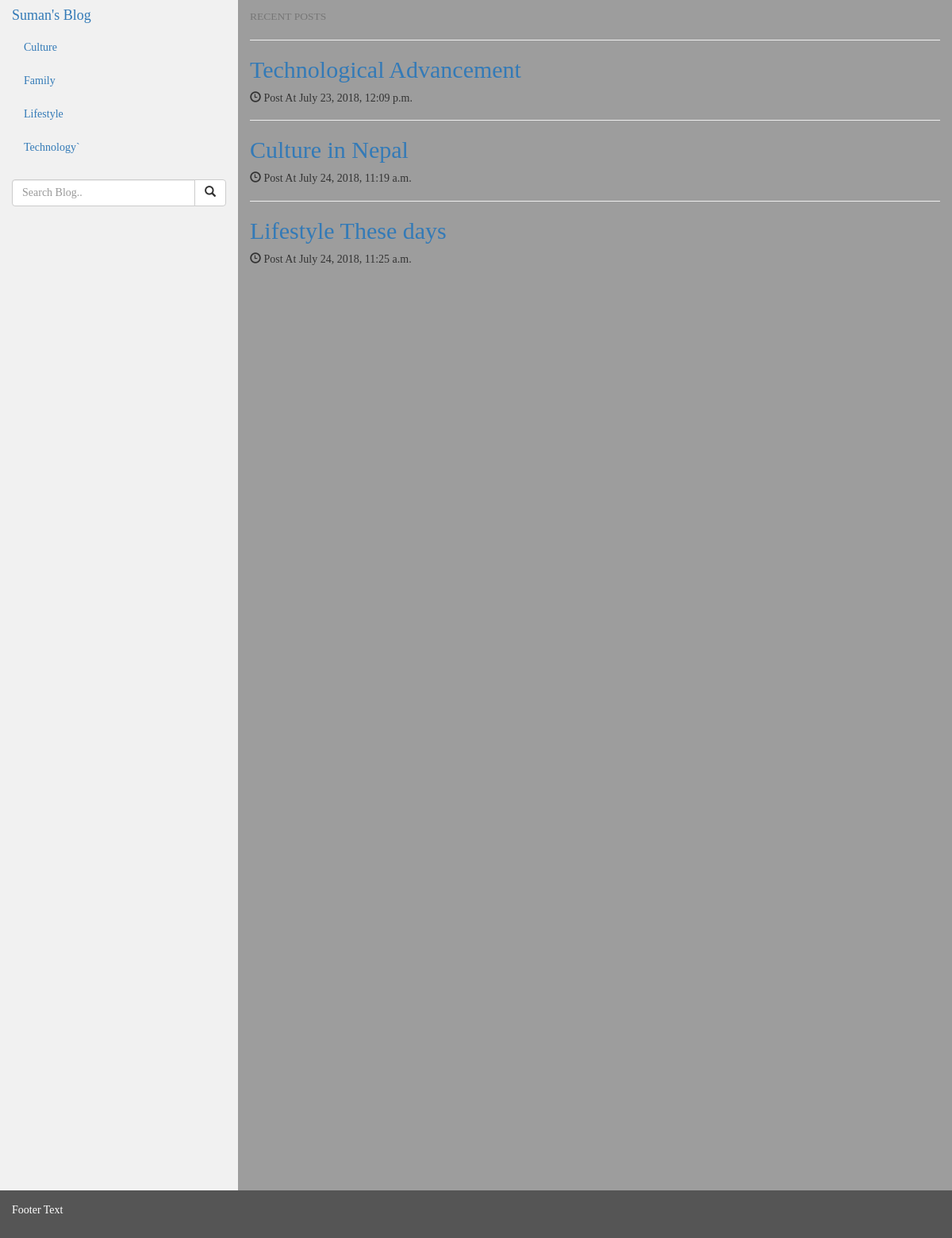
The page / on the database its author committed.
### blog/models.py (models this page shows, shortened)
class Category(models.Model):
    title = models.CharField(max_length=20)
    slug = models.CharField(max_length=50, unique=True, null=False)
    class Meta:
        verbose_name_plural = "categories"

class Blog(models.Model):
    title = models.CharField(max_length=255)
    slug = models.CharField(max_length=50, unique=True, null=False)
    content = RichTextField()
    pub_date = models.DateTimeField()
    category = models.ForeignKey(Category, on_delete=models.CASCADE)

### blog/views.py (the view)
# urls.py: path('', views.homepage, name='homepage'),
def homepage(request):
    context = {
        'categories': Category.objects.order_by('title'),
        'blogs': Blog.objects.order_by('pub_date')[:5]
    }
    return render(request, 'index.html', context)

### blog/templates/index.html
{% extends 'base.html' %}
{% block content %}
    <h4>
        <small>RECENT POSTS</small>
    </h4>
    {% for blog in blogs %}
        <hr>
        <a href="{% url 'blogs:blog' blog.slug %}"><h2>{{ blog.title }}</h2></a>
        <h5><span class="glyphicon glyphicon-time"></span> Post At {{ blog.pub_date }}</h5>
    {% endfor %}
{% endblock %}

### blog/templates/base.html (shortened to what this page needs)
{% load static %}
<!DOCTYPE html>
<html lang="en">
<head>
    <link rel="stylesheet" href="{% static 'css/bootstrap.min.css' %}">
    <link rel="stylesheet" href="{% static 'css/custom.css' %}">
</head>
<body>
<div class="container-fluid">
    <div class="row content">
        <div class="col-sm-3 sidenav">
            <h4><a href="/"> Suman's Blog </a></h4>
            <ul class="nav nav-pills nav-stacked">
                {% for cat in categories %}
                    <li class=""><a href="{% url 'blogs:category' cat.slug %}">{{ cat.title }}</a></li>
                {% endfor %}
            </ul>
            <br>
            <form action="{% url 'blogs:search' %}" method="GET">
                <div class="input-group">
                    <input name="q" type="text" class="form-control" placeholder="Search Blog..">
                    <span class="input-group-btn">
          <button class="btn btn-default" type="submit">
            <span class="glyphicon glyphicon-search"></span>
          </button>
        </span>
                </div>
            </form>
        </div>
        <div class="col-sm-9">
            {% block content %}  {% endblock %}
        </div>
    </div>
</div>
<footer class="container-fluid">
    <p>Footer Text</p>
</footer>
</body>
</html>

### blog/static/css/custom.css (style rules this page uses)
body { background: #9d9d9d; font-family: "Segoe UI Semibold"; }

### blog/templates/base.html (style rules this page uses)
.row.content { height: 1500px }
.sidenav { background-color: #f1f1f1; height: 100%; }
footer { background-color: #555; color: white; padding: 15px; }

### rows shown on the page
Category: title "Culture"
Category: title "Family"
Category: title "Lifestyle"
Category: title "Technology`"
Blog: title "Technological Advancement", pub_date "July 23, 2018, 12:09 p.m."
Blog: title "Culture in Nepal", pub_date "July 24, 2018, 11:19 a.m."
Blog: title "Lifestyle These days", pub_date "July 24, 2018, 11:25 a.m."
